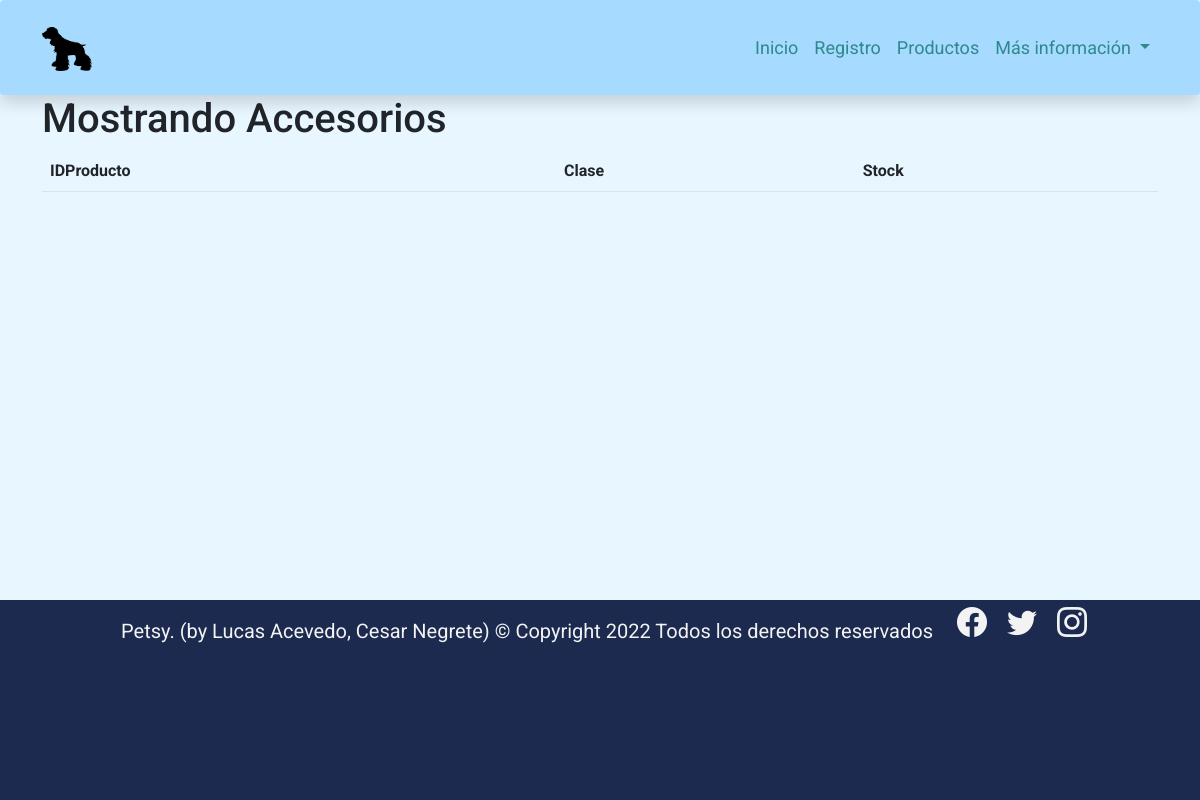
The app's page /mostrar/, older data.
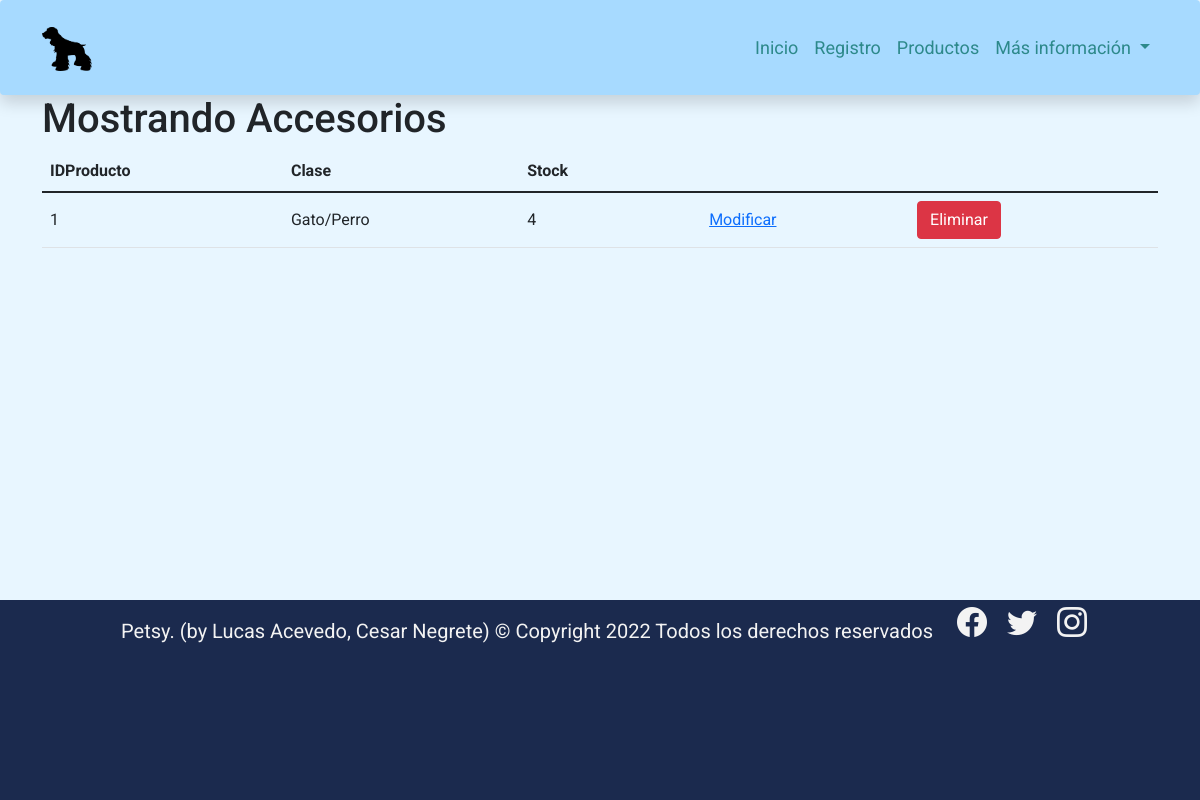
The same page, newer data.
### petsy/models.py (models this page shows, shortened)
class Accesorio(models.Model):
    idProducto = models.CharField(max_length=8, primary_key=True, verbose_name='Id del Producto')
    clase = models.CharField(max_length=20, verbose_name='Tipo de Mascota')
    stock = models.IntegerField(verbose_name='Stock del producto')
    categoria = models.ForeignKey(Categoria, on_delete=models.CASCADE)
    imagen = models.ImageField(upload_to="productos", null=True, blank=True)

### petsy/views.py (the view)
# urls.py: path('mostrar/', mostrar, name="mostrar"),
def mostrar(request):
    accesorios = Accesorio.objects.all()
    datos = {
        'accesorios' : accesorios
    }
    return render(request, 'mostrar.html', datos)

### petsy/templates/mostrar.html (shortened to what this page needs)
<!doctype html>
<html lang="en">
  <head>
    <link rel="stylesheet" href="https://cdn.jsdelivr.net/npm/bootstrap-icons@1.8.1/font/bootstrap-icons.css">
    <link href="https://cdn.jsdelivr.net/npm/bootstrap@5.1.3/dist/css/bootstrap.min.css" rel="stylesheet">
    {%load static%}
    <link rel="stylesheet" href="{% static 'css/style.css' %}">
  </head>
  <body>
    <nav class="navbar navbar-expand-lg navbar-light p-4 shadow p-3 bg-white rounded" style="background-color: #a7daff !important;"  id="navbar">
        <div class="container">
          <a href="{% url 'index' %}"><img src="{% static './img/Petsy Logo.png' %}" alt="" width="50" height="44" class="d-inline-block align-text-top"></a>
          <div class="collapse navbar-collapse" id="navbarNavDropdown">
            <ul class="navbar-nav ms-auto">
              <li class="nav-item">
                <a class="nav-link active" aria-current="page" href="{% url 'index' %}">Inicio</a>
              </li>
              <li class="nav-item">
                <a class="nav-link" href="{% url 'registracion' %}">Registro</a>
              </li>
              <li class="nav-item">
                <a class="nav-link" href="{% url 'galeria' %}">Productos</a>
              </li>
              <li class="nav-item dropdown">
                <a class="nav-link dropdown-toggle" href="#" id="navbarDropdownMenuLink" role="button" data-bs-toggle="dropdown" aria-expanded="false">
                  Más información
                </a>
          </div>
        </div>
      </nav>
    <div class="container">
    <div class="table-responsive">
        <h1>Mostrando Accesorios</h1>
        <table class="table align-middle">
            <thead>
                <tr>
                    <th>IDProducto</th>
                    <th>Clase</th>
                    <th>Stock</th>
                </tr>
            </thead>
            <tbody>
            {% for ac in accesorios %}
                <tr>
                    <td>{{ ac.idProducto }}</td>
                    <td>{{ ac.clase }}</td>
                    <td>{{ ac.stock }}</td>
                    <td>{{ ac.imagen }}</td>
                    <td><a href="{% url 'form_modaccesorio' ac.idProducto %}">Modificar</a></td>
                    <td><a href="{% url 'form_del_accesorio' ac.idProducto %}" class="btn btn-danger">Eliminar</a></td>
                </tr>
            {% endfor %}
            </tbody>
        </table>
    </div>
  </div>
      <footer class="w-100 d-flex align-items justify-content-center flex-wrap">
        <p class="fs-5 px-3 pt-3">Petsy. (by Lucas Acevedo, Cesar Negrete) &copy; Copyright 2022 Todos los derechos
          reservados</p>
          <div id="iconos">
            <a href="#"><i class="bi bi-facebook"></i></a>
            <a href="#"><i class="bi bi-twitter"></i></a>
            <a href="#"><i class="bi bi-instagram"></i></a>
          </div>
      </footer>
</body>
  </html>

Row changes from the older to the newer data that the page shows:
added Accesorio: idProducto "1", clase "Gato/Perro", stock "4"
